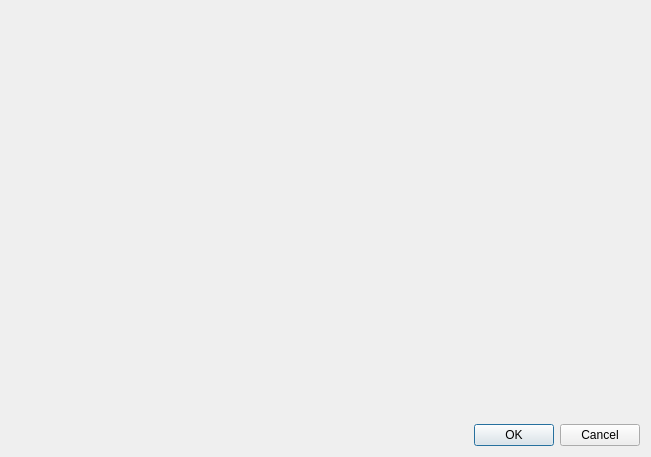
<?xml version="1.0" encoding="UTF-8"?>
<ui version="4.0">
 <class>ErrorDlg</class>
 <widget class="QDialog" name="ErrorDlg">
  <property name="geometry">
   <rect>
    <x>0</x>
    <y>0</y>
    <width>651</width>
    <height>457</height>
   </rect>
  </property>
  <property name="windowTitle">
   <string>Список сообщений</string>
  </property>
  <layout class="QVBoxLayout" name="verticalLayout">
   <item>
    <widget class="ErrorWidget" name="widget" native="true"/>
   </item>
   <item>
    <widget class="QDialogButtonBox" name="buttonBox">
     <property name="orientation">
      <enum>Qt::Horizontal</enum>
     </property>
     <property name="standardButtons">
      <set>QDialogButtonBox::Cancel|QDialogButtonBox::Ok</set>
     </property>
    </widget>
   </item>
  </layout>
 </widget>
 <customwidgets>
  <customwidget>
   <class>ErrorWidget</class>
   <extends>QWidget</extends>
   <header>errorwidget.h</header>
   <container>1</container>
  </customwidget>
 </customwidgets>
 <resources/>
 <connections>
  <connection>
   <sender>buttonBox</sender>
   <signal>accepted()</signal>
   <receiver>ErrorDlg</receiver>
   <slot>accept()</slot>
   <hints>
    <hint type="sourcelabel">
     <x>248</x>
     <y>254</y>
    </hint>
    <hint type="destinationlabel">
     <x>157</x>
     <y>274</y>
    </hint>
   </hints>
  </connection>
  <connection>
   <sender>buttonBox</sender>
   <signal>rejected()</signal>
   <receiver>ErrorDlg</receiver>
   <slot>reject()</slot>
   <hints>
    <hint type="sourcelabel">
     <x>316</x>
     <y>260</y>
    </hint>
    <hint type="destinationlabel">
     <x>286</x>
     <y>274</y>
    </hint>
   </hints>
  </connection>
 </connections>
</ui>
